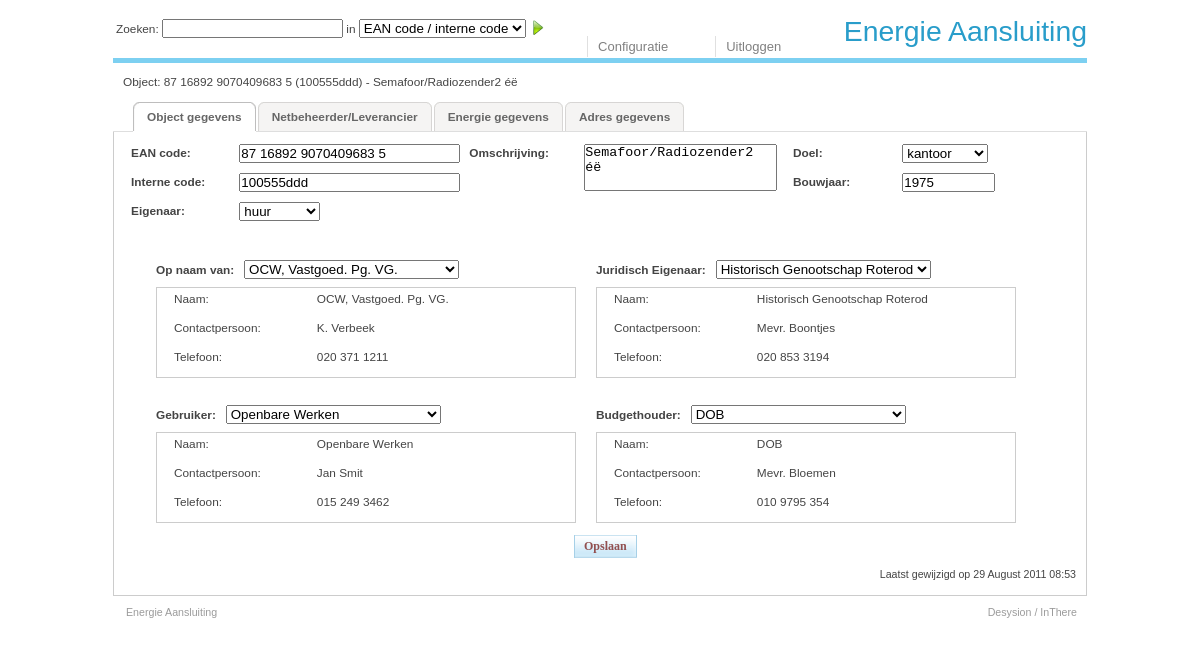
Screenshot of /object_edit.php?id=1 (signed in) with the database file from the repository.
### tables this page shows
CREATE TABLE `objecten_basis` (
  `ObjectID` int(11) NOT NULL auto_increment,
  `EanCode` char(18) NOT NULL,
  `ObjectNaam` tinytext NOT NULL COMMENT 'Vrije tekst',
  `InterneCodering` char(10) default NULL COMMENT 'Eigen codering (txt)',
  `OpNaamVan` int(11) default NULL COMMENT 'Een organisatie',
  `Eigenaar` enum('eigen','derde','huur','onbekend') default NULL COMMENT 'eigen, derde, huur of  onbekend',
  `JuridischEigenaar` int(11) default NULL COMMENT 'Een organisatie',
  `Gebruiker` int(11) default NULL COMMENT 'Een organisatie',
  `BudgetHouder` int(30) default NULL COMMENT 'Een organisatie',
  `DoelID` int(11) default NULL COMMENT 'Een doel',
  `Bouwjaar` year(4) default NULL COMMENT 'Een jaar',
  `GewijzigdDoor` int(11) NOT NULL COMMENT 'A userid',
  `GewijzigdOp` timestamp NOT NULL default CURRENT_TIMESTAMP,
  PRIMARY KEY  (`ObjectID`),
  UNIQUE KEY `EanCode` (`EanCode`)
);

CREATE TABLE `organisaties` (
  `OrganisatieID` int(11) NOT NULL auto_increment COMMENT 'Identifier',
  `OrganisatieNaam` char(30) NOT NULL COMMENT 'Vrije tekst',
  `OrgansatieAfkorting` char(10) default NULL COMMENT 'Vrije tekst',
  `ContactPersoon` char(60) default NULL COMMENT 'Een persoon',
  `Telefoon` char(14) default NULL COMMENT 'Integer veld',
  `AdresRegel1` tinytext COMMENT 'Vrije tekst',
  `StraatNaam` char(60) default NULL COMMENT 'Vrije tekst',
  `Huisnummer` int(11) default NULL,
  `HuisnummerToevoeging` char(30) default NULL,
  `Postcode` varchar(10) default NULL COMMENT 'Vrije tekst',
  `Plaats` char(60) default NULL COMMENT 'Vrije tekst',
  `Land` int(11) NOT NULL default '1' COMMENT 'Een land',
  `GewijzigdDoor` int(11) NOT NULL COMMENT 'A userid',
  `GewijzigdOp` timestamp NOT NULL default CURRENT_TIMESTAMP,
  PRIMARY KEY  (`OrganisatieID`)
);

### object_edit.php (the view, shortened to what the rows shown need)
<?php
require_once 'lib/base.inc.php';
if (isset($_GET['id'])) $_objectid = secure_string($_GET['id']);
elseif (isset($_POST['id'])) $_objectid = secure_string($_POST['id']);
else fatal_error("Er is geen object gespecificeerd.");
$_search = get_search_fields();
$dao_obj = new ObjectenBasisDAO();
if ($_POST['mode'] == 'validate') {
	secure_post_data();
	$vo = new ObjectenBasisVO();
	$vo->readForm();
	$errors = $vo->validate_fields();
	if (sizeof($errors) == 0) {
		if ($dao_obj->updateVO($vo) == 1) $m = 1;
		else $m = 2;
		$host  = $_SERVER['HTTP_HOST'];
    $uri   = rtrim(dirname($_SERVER['PHP_SELF']), '/\\');
    $extra = $cfg['object_page'];
    if ($_search) $searchlink = "&s=" . urlencode($_search['str']) . "&o=" . $_search['opt'];
    header("Location: http://$host$uri/$extra?id=$_objectid&m=$m$searchlink");
    exit;
	} else {
		$vo_orig = $dao_obj->findByPK($_objectid);
		$_obj_ref = "Object: ". format_EAN($vo_orig->EanCode) . " (" . format_Internal_Code($vo_orig->InterneCodering) . ") - " .$vo_orig->ObjectNaam;
		$_updatetime = $vo->GewijzigdOp;
	}
} else {
	$vo = $dao_obj->findByPK($_objectid);
}
$org = array('OpNaamVan' => "Op naam van:", 'JuridischEigenaar' => "Juridisch Eigenaar:", 'Gebruiker' => "Gebruiker:", 'BudgetHouder' => "Budgethouder:");
$dao_org = new OrganisatiesDAO();
$org_volist = $dao_org->findWhere("","OrganisatieNaam ASC");
$doelen_dao = new DoelenDAO();
$doelen_volist = $doelen_dao->findWhere("", "Omschrijving ASC");
	$_n = 8;
	$table = n($_n+0) . "<form method=\"post\" action=\"" . $_SERVER['PHP_SELF'] . "\">\n";
	$_n = 10;
	$table .=  n($_n+0) . "<table id=\"table_main\">\n";
	$table .= n($_n+2) . "<tr>\n";
	$classname = red("td_main_title", "EanCode", $errors);
	$table .= n($_n+4) . "<td class=\"$classname\">EAN code:</td>\n";
	$table .= n($_n+4) . "<td class=\"td_main\">" . html_finput_text("EanCode", format_EAN($vo->EanCode), 25, 25) . "</td>\n";
	$table .= n($_n+4) . "<td class=\"td_spacer\"></td>\n";
	$classname = red("td_main_title", "ObjectNaam", $errors);
	$table .= n($_n+4) . "<td rowspan=\"3\" class=\"$classname\">Omschrijving:</td>\n";
	$table .= n($_n+4) . "<td rowspan=\"3\" class=\"td_main\">" . html_finput_textarea("ObjectNaam", $vo->ObjectNaam, 22, 3) . "</td>\n";
	$table .= n($_n+4) . "<td class=\"td_main_spacer\"></td>\n";
	$classname = red("td_main_title", "DoelID", $errors);
	$table .= n($_n+4) . "<td class=\"$classname\">Doel:</td>\n";
	$table .= n($_n+4) . "<td class=\"td_main\">" . html_select_list_vo("DoelID", $doelen_volist, "DoelID", "Omschrijving", $vo->DoelID, $_n+6) . n($_n+4) ."</td>\n";
	$table .= n($_n+2) . "</tr>\n";
	$table .= n($_n+2) . "<tr>\n";
	$classname = red("td_main_title", "InterneCodering", $errors);
	$table .= n($_n+4) . "<td class=\"$classname\">Interne code:</td>\n";
	$table .= n($_n+4) . "<td class=\"td_main\">" . html_finput_text("InterneCodering", format_Internal_Code($vo->InterneCodering), 25, 25) . "</td>\n";
	$table .= n($_n+4) . "<td class=\"td_main_spacer\"></td>\n";
	$table .= n($_n+4) . "<td class=\"td_spacer\"></td>\n";
	$classname = red("td_main_title", "Bouwjaar", $errors);
	$table .= n($_n+4) . "<td class=\"$classname\">Bouwjaar:</td>\n";
	$table .= n($_n+4) . "<td class=\"td_main\">" . html_finput_text("Bouwjaar", format_EAN($vo->Bouwjaar), 9, 8) . "</td>\n";
	$table .= n($_n+2) . "</tr>\n";
	$table .= n($_n+2) . "<tr>\n";
	$classname = red("td_main_title", "Eigenaar", $errors);
	$table .= n($_n+4) . "<td class=\"$classname\">Eigenaar:</td>\n";
	$table .= n($_n+4) . "<td class=\"td_main\">" . html_select_values("Eigenaar", $cfg['values']['eigenaar'], $vo->Eigenaar,  $_n+6) . n($_n+4) ."</td>\n";
	$table .= n($_n+4) . "<td class=\"td_main_spacer\"></td>\n";
	$table .= n($_n+4) . "<td class=\"td_spacer\"></td>\n";
	$table .= n($_n+4) . "<td class=\"td_main_title\"></td>\n";
	$table .= n($_n+4) . "<td class=\"td_main\"></td>\n";
	$table .= n($_n+2) . "</tr>\n";
	$table .= n($_n+2) . "<tr class=\"tr_main_empty_line \">\n";
	$table .= n($_n+4) . "<td></td>\n";
	$table .= n($_n+2) . "</tr>\n";
	$table .= n($_n+2) . "<tr>\n";
	$count = 0;
	$table .= n($_n+4) . "<td class=\"td_main_colspan8\" colspan=\"8\">\n";
	$table .= n($_n+6) . "<table class=\"table_organizations\">\n";
	$table .= n($_n+8) . "<tr>\n";
	foreach($org as $key=>$value) {
	  if ( ($count & 1) == 0) {
	  	$i = 0;
	  	foreach($org as $key2=>$value2) {
	  		if ($i < $count+2) {
	  			if($i >= $count) {
	  				$onchange = "onchange=\"showUser('div_" . $key2 . "', this.value)\"";
			  		$table .= n($_n+10) . "<td class=\"td_org_title\">" . $value2 . "&nbsp;&nbsp;" . html_select_list_vo_ajax($key2, $org_volist, "OrganisatieID", "OrganisatieNaam", $onchange, $vo->$key2, 22);
			  		$table .= n($_n+10) . "</td>\n";
						if ( ($i & 1) == 0 )
							$table .= n($_n+10) . "<td class=\"td_org_spacer\"></td>\n";
						elseif($i != $count) {
							$table .= n($_n+8) . "</tr>\n";
							$table .= n($_n+8) . "<tr>\n";
							break;
						}
	  			}
					$i++;
	  		}
			}
	 }
	$count += 1;
	if (!$vo->$key) {
		$table .= n($_n+10) . "<td>\n";
		$table .= n($_n+12) . "<div id=\"div_$key\">\n";
		$_n = 22;
		$table .= n($_n+0) . "<table class=\"table_org_details\">\n";
		$table .= n($_n+2) . "<tr>\n";
		$table .= n($_n+4) . "<td class=\"td_org_subtitle\">Onbekend.</td>\n";
		$table .= n($_n+4) . "<td class=\"td_org\"></td>\n";
		$table .= n($_n+2) . "</tr>\n";
		$table .= n($_n+2) . "<tr>\n";
		$table .= n($_n+4) . "<td class=\"td_org_subtitle\"></td>\n";
		$table .= n($_n+4) . "<td class=\"td_org\"></td>\n";
		$table .= n($_n+2) . "</tr>\n";
		$table .= n($_n+2) . "<tr>\n";
		$table .= n($_n+4) . "<td class=\"td_org_subtitle\"></td>\n";
		$table .= n($_n+4) . "<td class=\"td_org\"></td>\n";
		$table .= n($_n+2) . "</tr>\n";
		$table .= n($_n+0) . "</table>\n";
		$_n = 8;
		$table .= n($_n+12) . "</div>\n";
		$table .= n($_n+10) . "</td>\n";
		if ( ($count & 1) == 0) {
		$table .= n($_n+8) . "</tr>\n";
		if ( $count < sizeof($org)) {
			$table .= n($_n+8) . "<tr class=\"tr_main_empty_line \"><td></td></tr>\n";
			$table .= n($_n+8) . "<tr>\n";
		}
		} else {
			$table .= n($_n+10) . "<td></td>\n";
			if ( $count == sizeof($org)) {
				$table .= n($_n+10) . "<td></td>\n";
				$table .= n($_n+8) . "</tr>\n";
			}
		}
	} else {
		$vo_array[$vo->$key] = $dao_org->findByPK($vo->$key);
			$table .= n($_n+10) . "<td>\n";
			$table .= n($_n+12) . "<div id=\"div_$key\">\n";
			$_n = 24;
			$table .= n($_n+0) . "<table class=\"table_org_details\">\n";
			$table .= n($_n+2) . "<tr>\n";
			$table .= n($_n+4) . "<td class=\"td_org_subtitle\">Naam:</td>\n";
			$table .= n($_n+4) . "<td class=\"td_org\">" . $vo_array[$vo->$key]->OrganisatieNaam . "</td>\n";
			$table .= n($_n+2) . "</tr>\n";
			$table .= n($_n+2) . "<tr>\n";
			$table .= n($_n+4) . "<td class=\"td_org_subtitle\">Contactpersoon:</td>\n";
			$table .= n($_n+4) . "<td class=\"td_org\">" . $vo_array[$vo->$key]->ContactPersoon . "</td>\n";
			$table .= n($_n+2) . "</tr>\n";
			$table .= n($_n+2) . "<tr>\n";
			$table .= n($_n+4) . "<td class=\"td_org_subtitle\">Telefoon:</td>\n";
			$table .= n($_n+4) . "<td class=\"td_org\">" . $vo_array[$vo->$key]->Telefoon . "</td>\n";
			$table .= n($_n+2) . "</tr>\n";
			$table .= n($_n+0) . "</table>\n";
			$_n = 8;
			$table .= n($_n+12) . "</div>\n";
			$table .= n($_n+10) . "</td>\n";
			if ( ($count & 1) == 0) {
			$table .= n($_n+8) . "</tr>\n";
			if ( $count < sizeof($org)) {
				$table .= n($_n+8) . "<tr class=\"tr_main_empty_line \"><td></td></tr>\n";
				$table .= n($_n+8) . "<tr>\n";
			}
		} else {
			$table .= n($_n+10) . "<td></td>\n";
		}
	}
}
$table .= n($_n+6) . "</table>\n";
$table .= n($_n+4) . "</td>\n";
$table .= n($_n+2) . "</tr>\n";
$table .= n($_n+0) . "</table>\n";
echo $table;
echo edit_button($_objectid, "", $_search);
?>

### parts/html_functions.php (shortened to what the rows shown need)
<?php
function html_finput_text($name,$value,$size=0,$maxlength=0) {
  return "<input maxlength=\"$maxlength\" name=\"$name\" size=\"$size\" type=\"text\" value=\"$value\" />";
}
function html_finput_textarea($name,$value,$cols=0,$rows=0) {
  return "<textarea name=\"$name\" cols=\"$cols\" rows=\"$rows\">$value</textarea>";
}
function html_select_list_vo_ajax($name, $volist, $val_key, $desc_key, $onchange, $selected = false, $_n=0, $type=false, $new=false, $extraopts = false) {
  $buf = "\n". n($_n) . "<select name=\"$name\" $onchange>\n";
  foreach($volist as $vo) {
    if ( $vo->$val_key == $selected) $selectstr = " selected=\"selected\"";
    else $selectstr = "";
	  if ($type == 'address') {
	  	$desc = $vo->Plaats . ", " . $vo->StraatNaam . " " . $vo->Huisnummer . $vo->HuisnummerToevoeging;
	  } elseif (is_array($desc_key)) {
	  	foreach ($desc_key as $key =>$vkey) {
	  		$desc .= $vo->$vkey . ", ";
	  	}
	  	$desc = substr($desc,0,-2);
	  } else $desc = $vo->$desc_key;
    $buf .= n($_n+2) . "<option value=\"". $vo->$val_key . "\"$selectstr>" . $desc . "</option>\n";
  }
  $buf .= n($_n) . "</select>\n";
  return $buf;
}
function edit_button($id, $target=false, $_search = false) {
	if ($_search) {
		$htmls = "              <input type=\"hidden\" name=\"o\" value=\"" . $_search['opt'] . "\" />\n";
		$htmls .= "              <input type=\"hidden\" name=\"s\" value=\"" . $_search['str'] . "\" />\n";
	}
	if ($target ) {
		$html  = "\n        <div id=\"edit_button\">\n";
		$html .= "          <div class=\"cssbutton editb b\">\n";
		$html .= "          <form method=\"post\" action=\"$target\">\n";
		$html .= "            <fieldset><input type=\"hidden\" name=\"id\" value=\"$id\" />\n";
		$html .= $htmls;
		$html .= "            <input type=\"submit\" value=\"Wijzigen\" ></input></fieldset>\n";
		$html .= "          </form>\n";
		$html .= "          </div>\n";
		$html .= "        </div>\n";
	} else {
		$html = "\n        <div id=\"edit_button\">\n";
		$html .= "          <div class=\"cssbutton editb b\">\n";
		$html .= "            <fieldset>\n";
		$html .= "              <input type=\"hidden\" name=\"id\" value=\"$id\" />\n";
		$html .= "              <input type=\"hidden\" name=\"ObjectID\" value=\"$id\" />\n";
		$html .= "              <input type=\"hidden\" name=\"mode\" value=\"validate\" />\n";
		$html .= $htmls;
		$html .= "              <input type=\"submit\" value=\"Opslaan\"></input>\n";
		$html .= "            </fieldset>\n";
		$html .= "          </div>\n";
		$html .= "        </div>\n\n";
		$html .= "        </form>\n";
	}
	return $html;
}
?>

### rows the page displays
objecten_basis: ObjectNaam "Semafoor/Radiozender2 éë", InterneCodering "100555ddd", Bouwjaar "1975"
organisaties: OrganisatieNaam "OCW, Vastgoed. Pg. VG.", ContactPersoon "K. Verbeek", Telefoon "020 371 1211"
organisaties: OrganisatieNaam "Historisch Genootschap Roterod", ContactPersoon "Mevr. Boontjes", Telefoon "020 853 3194"
organisaties: OrganisatieNaam "Openbare Werken", ContactPersoon "Jan Smit", Telefoon "015 249 3462"
organisaties: OrganisatieNaam "DOB", ContactPersoon "Mevr. Bloemen", Telefoon "010 9795 354"

### other values shown
$cfg['title'] "Energie Aansluiting"
$obj_ref "Object: 87 16892 9070409683 5 (100555ddd) - Semafoor/Radiozender2 éë"
$value2 "Op naam van:"
$value2 "Juridisch Eigenaar:"
$value2 "Gebruiker:"
$value2 "Budgethouder:"
$buf "Laatst gewijzigd op 29 August 2011 08:53"
form field DoelID "kantoor"
form field Eigenaar "huur"
form field OpNaamVan "OCW, Vastgoed. Pg. VG."
form field JuridischEigenaar "Historisch Genootschap Roterod"
form field Gebruiker "Openbare Werken"
form field BudgetHouder "DOB"
